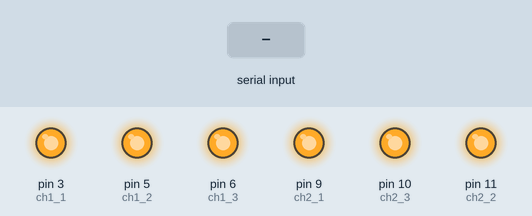
This sketch was run on a simulated Arduino Uno, built with avr-gcc and run on an emulated ATmega328P. Parts: output pins drawn as LEDs (lit = HIGH). The inputs (shaded band) are chosen by the test bench.

Above: at 1.2 s.
1.3 s: "90,45\n" received over Serial
At 1.8 s:
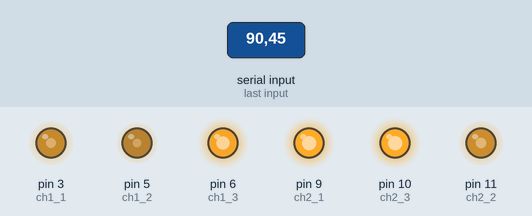
2.8 s: "30,150\n" received over Serial
At 3.3 s:
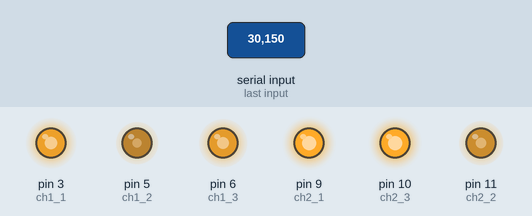
4.3 s: "5\n" received over Serial
At 5.0 s:
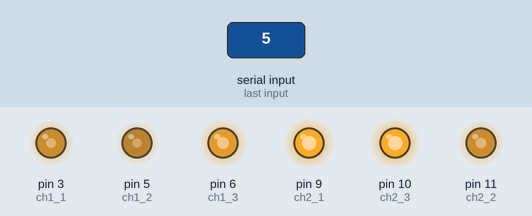
5.8 s: "200\n" received over Serial
At 6.9 s:
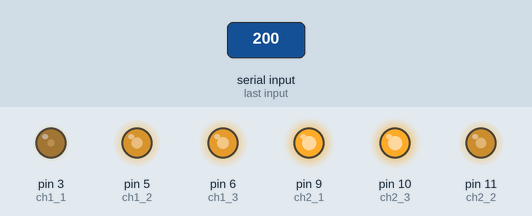
7.3 s: "0\n" received over Serial
At 8.5 s:
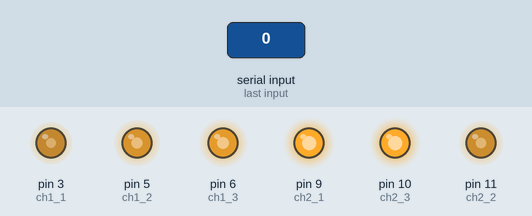
8.8 s: "90\n" received over Serial
At 10.0 s:
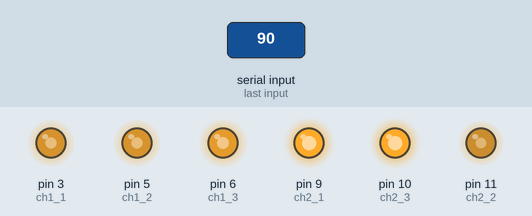
Timing chart, 0 to 11.3 s (numbered marks = the images above; inputs shaded):
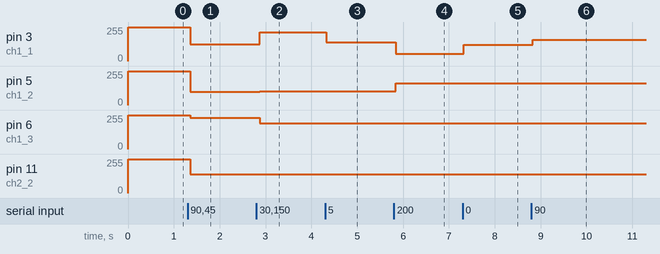

The sketch:

led_Ambiance.ino
```cpp
#include<EEPROM.h>

int ch1_1 = 3;//r
int ch1_2 = 5;//g
int ch1_3 = 6;//b

int ch2_1 = 9;//r
int ch2_2 = 11;//g
int ch2_3 = 10;//b

int rVal1=255,bVal1=255,gVal1=255,rVal2=255,bVal2=255,gVal2=255;
void setup()
{
  Serial.begin(9600);
  pinMode(ch1_1,OUTPUT);
  pinMode(ch1_2,OUTPUT);
  pinMode(ch1_3,OUTPUT);
  //
  pinMode(ch2_1,OUTPUT);
  pinMode(ch2_2,OUTPUT);
  pinMode(ch2_3,OUTPUT);

  analogWrite(ch1_1,rVal1);
  analogWrite(ch1_2,gVal1);
  analogWrite(ch1_3,bVal1);

  analogWrite(ch2_1,rVal2);
  analogWrite(ch2_2,gVal2);
  analogWrite(ch2_3,bVal2);

}

//111 111 111 111 111 111
//012 345 678 901 234 567

// 1 2 3
// r g b

//ch color value
//1   1    222
void loop()
{
  int i=0;
  int ch[18];
  while(Serial.available() == 0);
  while(Serial.available())
  {
  delay(10);
  ch[i] = Serial.read() - '0';
  i++;
  }
  process(ch);
}


int reverseVoltage(int voltage)
{
  return 255 - voltage;
}


int EEPROM_read()
{
  int addr = 0;
  int arr[18];
  byte datasize = EEPROM.read(addr++);
  for (int i=1;i<datasize; i++)
   {
      arr[i] =EEPROM.read(addr++);
   }
   return *arr;
}


void EEPROM_write(int *data, byte datasize)
{
   int addr = 0;
   EEPROM_erase();
   EEPROM.write(addr++, datasize);
   for (int i=0; i<datasize; i++)
   {
      EEPROM.write(addr++, data[i]);
   }
}

void EEPROM_erase()
{
  for(int i = 0;i<512;i++)
  {
    EEPROM.write(i,0);
  }
}
//1111111111111111


//11222


void process(int *param)
{
  int r1val = param[0]*100 + param[1]*10 + param[2];
  int g1val = param[3]*100 + param[4]*10 + param[5];
  int b1val = param[6]*100 + param[7]*10 + param[8];

  int r2val = param[9]*100 + param[10]*10 + param[11];
  int g2val = param[12]*100 + param[13]*10 + param[14];
  int b2val = param[15]*100 + param[16]*10 + param[17];
//  EEPROM_write(param,18);
  LEDs_PWM(r1val,g1val,b1val,r2val,g2val,b2val);
}


void LEDs_PWM(int r1,int g1,int b1,int r2,int g2,int b2)
{
  analogWrite(ch1_1,reverseVoltage(r1));
  analogWrite(ch1_2,reverseVoltage(g1));
  analogWrite(ch1_3,reverseVoltage(b1));
  analogWrite(ch2_1,reverseVoltage(r2));
  analogWrite(ch2_2,reverseVoltage(g2));
  analogWrite(ch2_3,reverseVoltage(b2));
}
```

Measured:
- after the input at 1.3 s, pin 3 (ch1_1): 255/255 → 127/255 after 0.06 s; pin 5 (ch1_2): 255/255 → 99/255 after 0.06 s; pin 6 (ch1_3): 255/255 → 235/255 after 0.06 s; pin 11 (ch2_2): 255/255 → 140/255 after 0.06 s
- after the input at 2.8 s, pin 3 (ch1_1): 127/255 → 215/255 after 0.07 s; pin 5 (ch1_2): 99/255 → 105/255 after 0.07 s; pin 6 (ch1_3): 235/255 → 195/255 after 0.07 s
- after the input at 4.3 s, pin 3 (ch1_1): 215/255 → 139/255 at once
- after the input at 5.8 s, pin 3 (ch1_1): 139/255 → 55/255 at once; pin 5 (ch1_2): 105/255 → 165/255 at once
- after the input at 7.3 s, pin 3 (ch1_1): 55/255 → 123/255 at once
- after the input at 8.8 s, pin 3 (ch1_1): 123/255 → 161/255 at once
